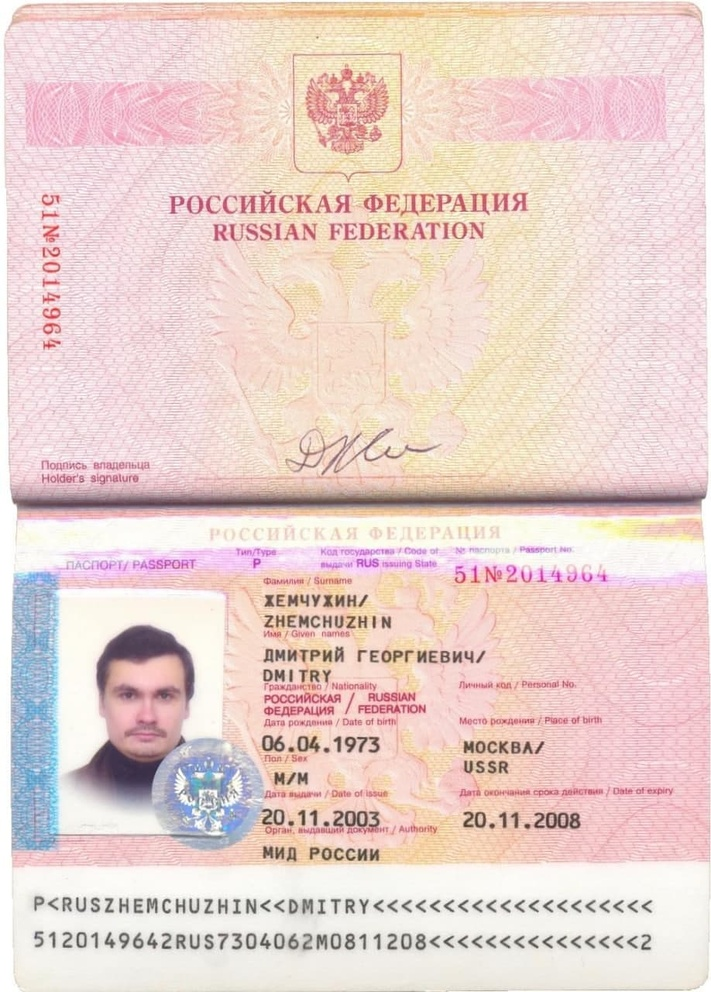
#> input picture back/photo_2020-11-13_22-17-31.jpg, 711 x 992 px, shrunk from 918 x 1280 before the run; its folder holds only this picture in this run
$ python -i mrq_area.py   (imports and definitions only)
#> lines starting #> are read from the running program, lines starting #| are printed output that depends on the picture
# -*- coding: utf-8 -*-
"""Untitled2.ipynb

Automatically generated by Colaboratory.

Original file is located at
    https://colab.research.google.com/drive/1vds6XrOZWIUKZfs3RxShFccj25uIPgsA
"""

import cv2
from google.colab.patches import cv2_imshow

def getMrqArea(image):
  blackWhite = cv2.cvtColor(image, cv2.COLOR_BGR2GRAY)
  blackWhite = cv2.GaussianBlur(blackWhite, (3, 3), 0)
  blacked = cv2.morphologyEx(bw, cv2.MORPH_BLACKHAT, cv2.getStructuringElement(0, (14, 6)))
  closed = cv2.morphologyEx(blacked, cv2.MORPH_CLOSE, cv2.getStructuringElement(0, (30,30)))
  otsu = cv2.threshold(closed, 0, 255, cv2.THRESH_BINARY | cv2.THRESH_OTSU)[1]
  squared = cv2.morphologyEx(otsu, cv2.MORPH_CLOSE, cv2.getStructuringElement(0,(30,30)))
  eroded = cv2.erode(squared, cv2.getStructuringElement(0,(5,5)), 3)

  contours = cv2.findContours(eroded.copy(), cv2.RETR_EXTERNAL, cv2.CHAIN_APPROX_SIMPLE)[0]
  contours = sorted(contours, key=cv2.contourArea, reverse=True)

  for c in contours:
    (x, y, w, h) = cv2.boundingRect(c)
    localWidth = w / float(h)
    globalWidth = w / float(image.shape[1])

    if localWidth > 3 and globalWidth > 0.15:
      epsX = int((x + w) * 0.03)
      epsY = int((y + h) * 0.03)
      x -= epsX
      y -= epsY
      w += 2*epsX
      h += 2*epsY
      rmz = image[y:y + h, x:x + w].copy()
      break

  return rmz

>>> import cv2
>>> picture = cv2.imread('back/photo_2020-11-13_22-17-31.jpg')
#> picture is the input picture: shape (992, 711, 3); mean B, G, R 205.6, 210.8, 232.7
>>> result = getMrqArea(picture)
#> in getMrqArea, `blackWhite = cv2.cvtColor(image, cv2.COLOR_BGR2GRAY)`:
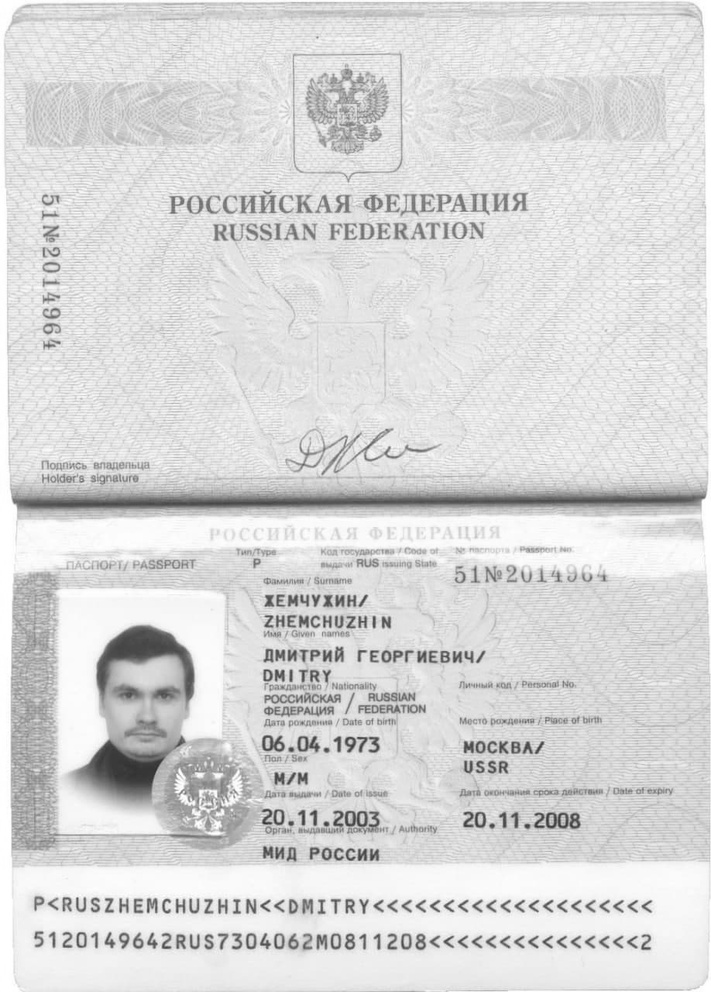
#> blackWhite: shape (992, 711); min 47, max 255, mean 216.8
#> (the run stopped early here; a loop or call above may not have finished)
